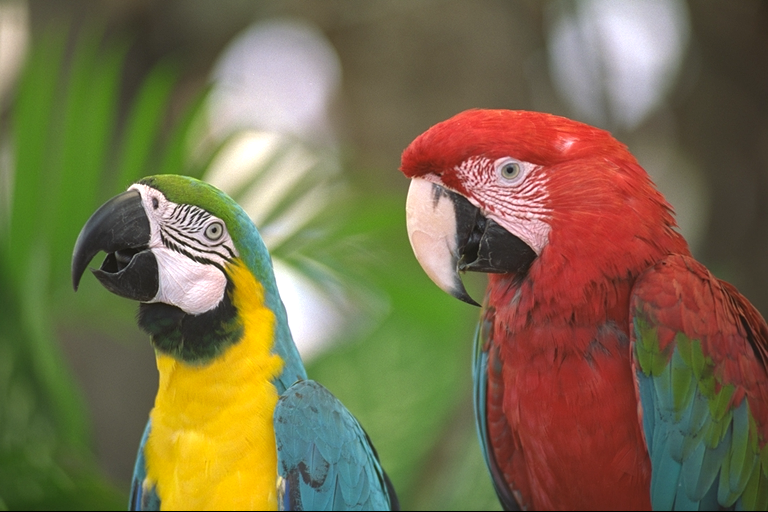
#> input picture TSKS24-Signals-and-Images/Lab4/image1.png, 768 x 512 px
$ python DemoD.py   (older library calls are emulated)
#> lines starting #> are read from the running program, lines starting #| are printed output that depends on the picture; long printed decimals are rounded
#> further down, im1_bgr is the input picture: shape (512, 768, 3); mean B, G, R 75.8, 109.6, 121.7
### TSKS24-Signals-and-Images/Lab4/jpeglab.py
# JPEG lab module

import numpy as np
import sys
def rgb2ycbcr(r, g=0, b=0):
#> called with g = 0, b = 0
    if r.ndim == 3:
        g = r[:,:,1]
        b = r[:,:,2]
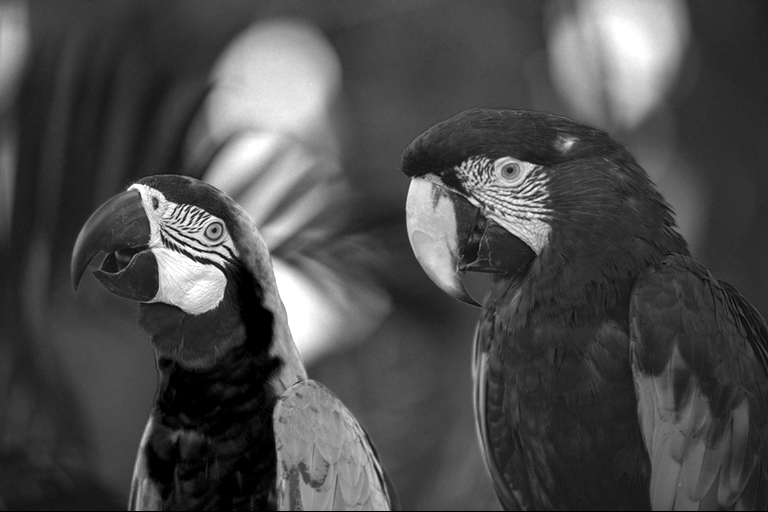
#> b: shape (512, 768); min 0, max 255, mean 75.8
        r = r[:,:,0]
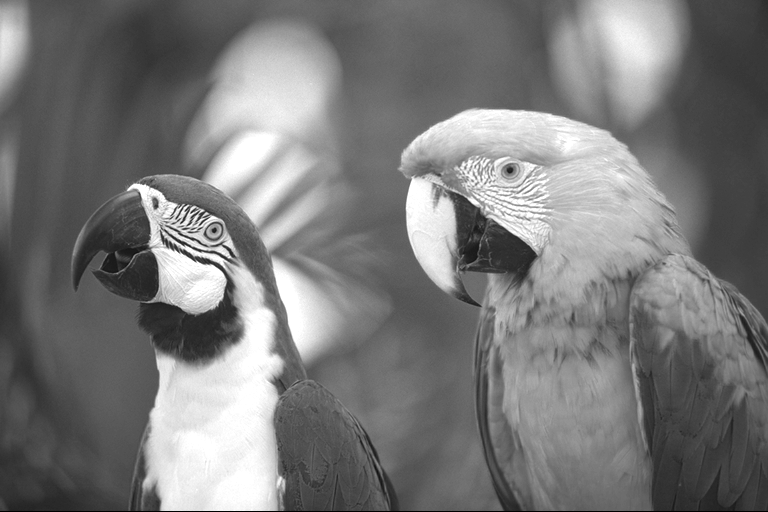
#> r: shape (512, 768); min 0, max 255, mean 121.7
    y = 16. + (65.481*r + 128.553*g + 24.966*b)/255.
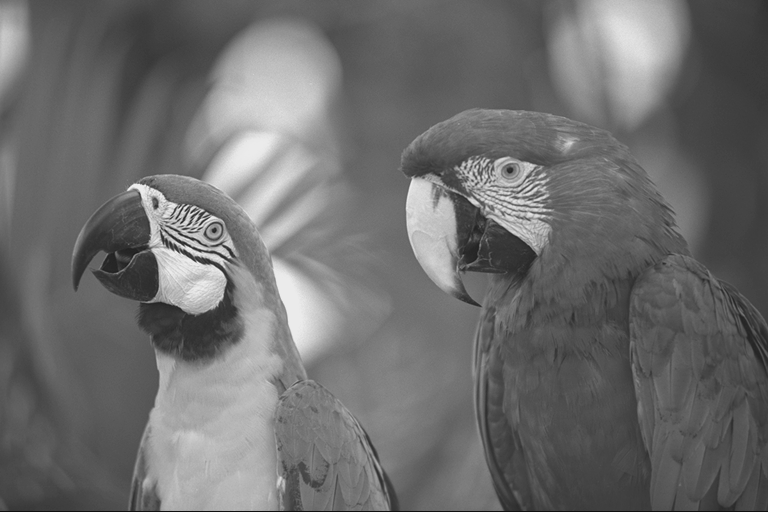
#> y: shape (512, 768) float64; min 16, max 235, mean 109.9
    cb = 128. + (-37.797*r - 74.203*g + 112.*b)/255.
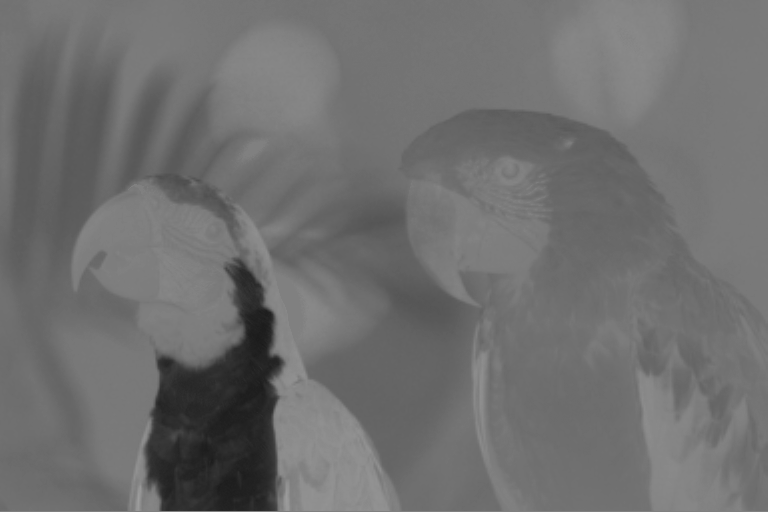
#> cb: shape (512, 768) float64; min 25.89, max 157.8, mean 111.4
    cr = 128. + (112.*r - 93.786*g - 18.214*b)/255.
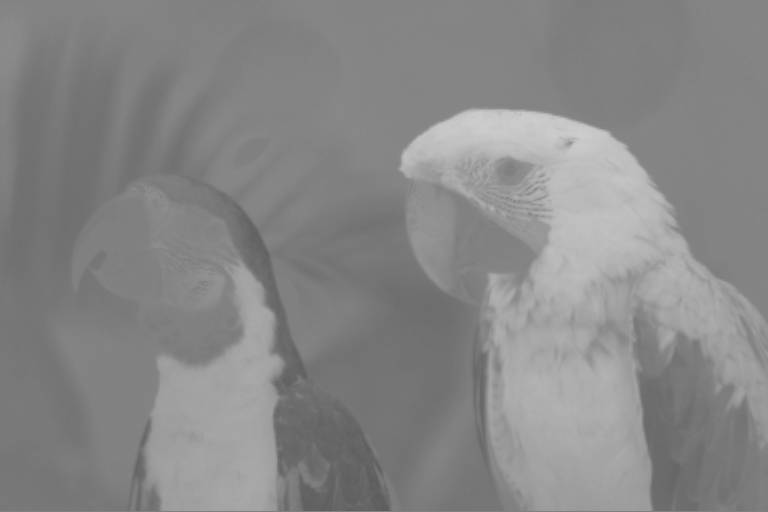
#> cr: shape (512, 768) float64; min 92.59, max 205.6, mean 135.7
    return (y, cb, cr)

# [198 lines left out: functions ycbcr2rgb, im2col_distinct, col2im_distinct, dct2basemx, bdct, ibdct and 6 more, not called in this run]

### TSKS24-Signals-and-Images/Lab4/DemoD.py
from preamble import *

im1_bgr = cv2.imread('image1.png')
im1 = cv2.cvtColor(im1_bgr, cv2.COLOR_BGR2RGB)
y,cb,cr = jl.rgb2ycbcr(im1)

Y = cv2.dct(y)
plt.figure(3), plt.imshow(np.log(np.abs(Y)+1), 'gray')
plt.show()

Yq = np.zeros((512,768))
Yq[0:128,0:196] = np.round(Y[0:128,0:196])
plt.figure(4), plt.imshow(np.log(np.abs(Yq)+1),'gray')
yq = cv2.idct(Yq)
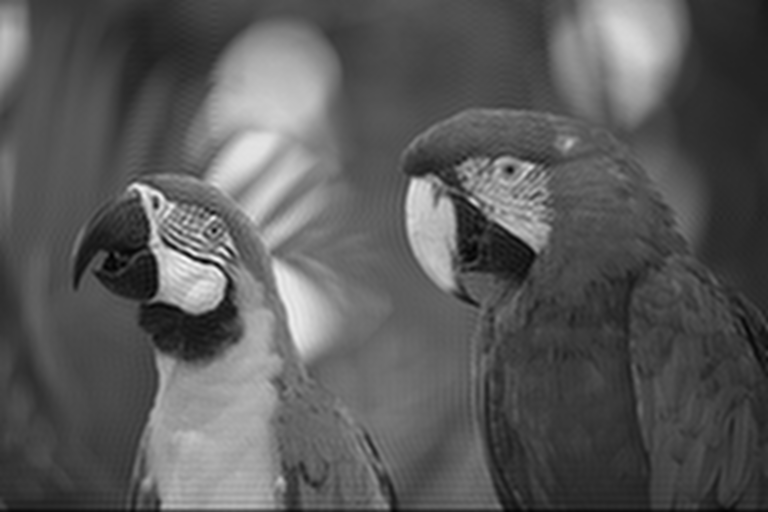
#> yq: shape (512, 768) float64; min 26.21, max 261.9, mean 109.9; drawn with min black and max white
plt.figure(5),plt.imshow(yq,'gray',clim=(0,255))

mse = np.mean((y-yq)**2)
#> mse = 51.25
psnr = 10*np.log10(255**2/mse)
#> psnr = 31.03
print(psnr)
#| 31.034
plt.show()
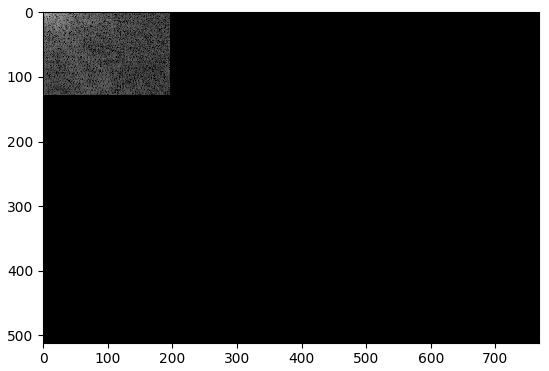
#> figure drawn by matplotlib, 1 panel

$ run again, with TSKS24-Signals-and-Images/Lab4/image3.png copied over TSKS24-Signals-and-Images/Lab4/image1.png
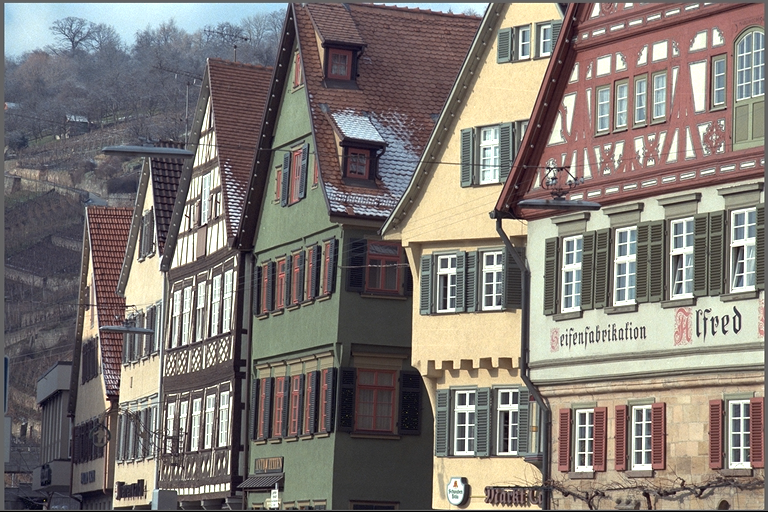
#> input picture TSKS24-Signals-and-Images/Lab4/image3.png, 768 x 512 px
#> im1_bgr is the input picture: shape (512, 768, 3); mean B, G, R 116, 121.1, 128
#> `yq = cv2.idct(Yq)`:
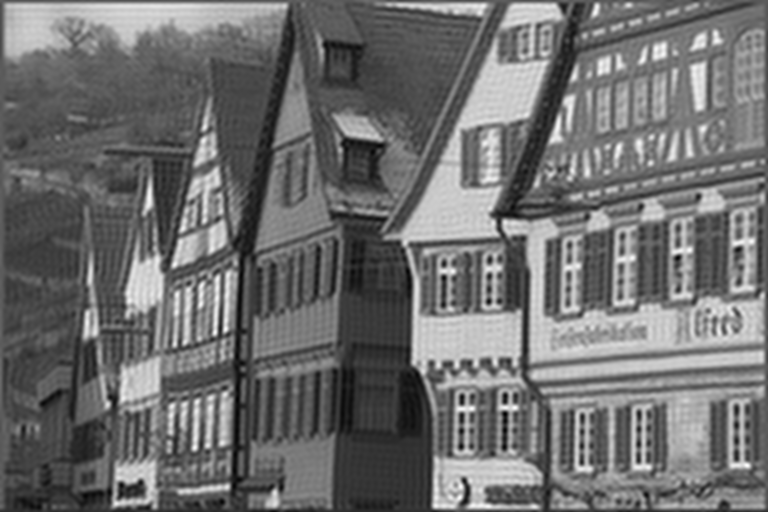
#> yq: shape (512, 768) float64; min 7.79, max 268.1, mean 121.3; drawn with min black and max white
#> mse = 481.7
#> psnr = 21.3
#| 21.303
#> `plt.show()`:
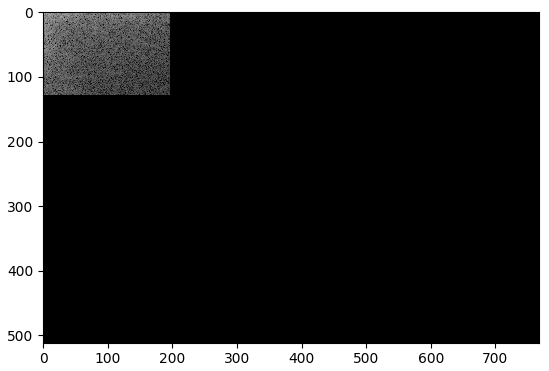
#> figure drawn by matplotlib, 1 panel

$ run again, with TSKS24-Signals-and-Images/Lab4/image4.png copied over TSKS24-Signals-and-Images/Lab4/image1.png
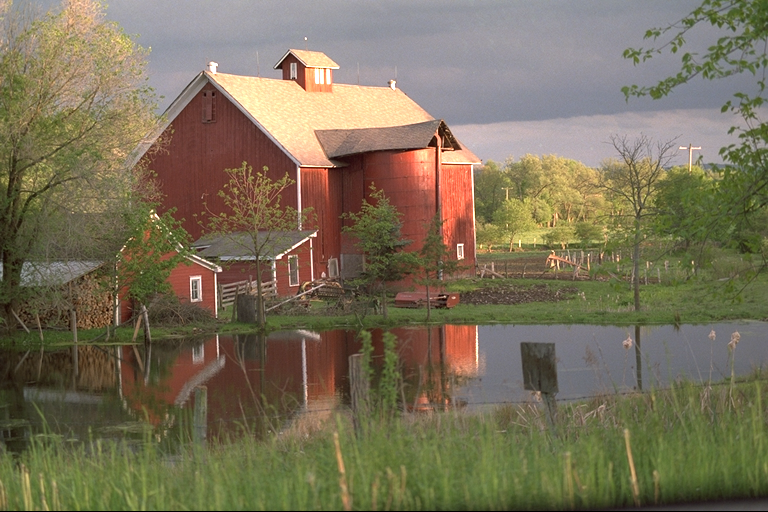
#> input picture TSKS24-Signals-and-Images/Lab4/image4.png, 768 x 512 px
#> im1_bgr is the input picture: shape (512, 768, 3); mean B, G, R 88.7, 112.4, 121.8
#> mse = 100
#> psnr = 28.13
#| 28.129
#> `plt.show()`:
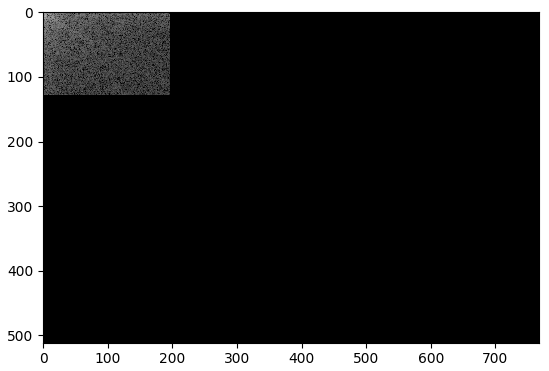
#> figure drawn by matplotlib, 1 panel
